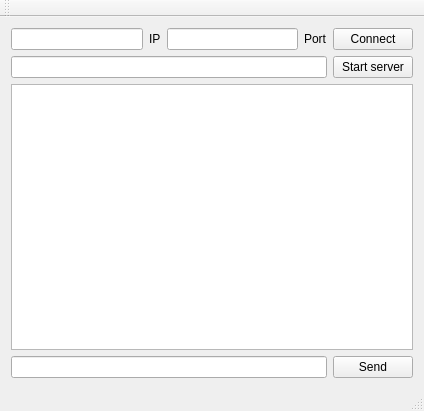
<?xml version="1.0" encoding="UTF-8"?>
<ui version="4.0">
 <class>MainWindow</class>
 <widget class="QMainWindow" name="MainWindow">
  <property name="geometry">
   <rect>
    <x>0</x>
    <y>0</y>
    <width>424</width>
    <height>411</height>
   </rect>
  </property>
  <property name="windowTitle">
   <string>MainWindow</string>
  </property>
  <widget class="QWidget" name="centralWidget">
   <layout class="QVBoxLayout" name="verticalLayout_3">
    <item>
     <layout class="QVBoxLayout" name="verticalLayout_2">
      <item>
       <layout class="QVBoxLayout" name="verticalLayout">
        <item>
         <layout class="QHBoxLayout" name="horizontalLayout_3">
          <item>
           <widget class="QLineEdit" name="lineEdit_3"/>
          </item>
          <item>
           <widget class="QLabel" name="label">
            <property name="text">
             <string>IP</string>
            </property>
           </widget>
          </item>
          <item>
           <widget class="QLineEdit" name="lineEdit_2"/>
          </item>
          <item>
           <widget class="QLabel" name="label_2">
            <property name="text">
             <string>Port</string>
            </property>
           </widget>
          </item>
          <item>
           <widget class="QPushButton" name="pushButton_2">
            <property name="text">
             <string>Connect</string>
            </property>
           </widget>
          </item>
         </layout>
        </item>
        <item>
         <layout class="QHBoxLayout" name="horizontalLayout">
          <item>
           <widget class="QLineEdit" name="lineEdit_4"/>
          </item>
          <item>
           <widget class="QPushButton" name="pushButton_3">
            <property name="text">
             <string>Start server</string>
            </property>
           </widget>
          </item>
         </layout>
        </item>
       </layout>
      </item>
      <item>
       <widget class="QTextEdit" name="textEdit"/>
      </item>
      <item>
       <layout class="QHBoxLayout" name="horizontalLayout_2">
        <item>
         <widget class="QLineEdit" name="lineEdit"/>
        </item>
        <item>
         <widget class="QPushButton" name="pushButton">
          <property name="text">
           <string>Send</string>
          </property>
         </widget>
        </item>
       </layout>
      </item>
     </layout>
    </item>
   </layout>
  </widget>
  <widget class="QMenuBar" name="menuBar">
   <property name="geometry">
    <rect>
     <x>0</x>
     <y>0</y>
     <width>424</width>
     <height>26</height>
    </rect>
   </property>
  </widget>
  <widget class="QToolBar" name="mainToolBar">
   <attribute name="toolBarArea">
    <enum>TopToolBarArea</enum>
   </attribute>
   <attribute name="toolBarBreak">
    <bool>false</bool>
   </attribute>
  </widget>
  <widget class="QStatusBar" name="statusBar"/>
 </widget>
 <layoutdefault spacing="6" margin="11"/>
 <resources/>
 <connections/>
</ui>
